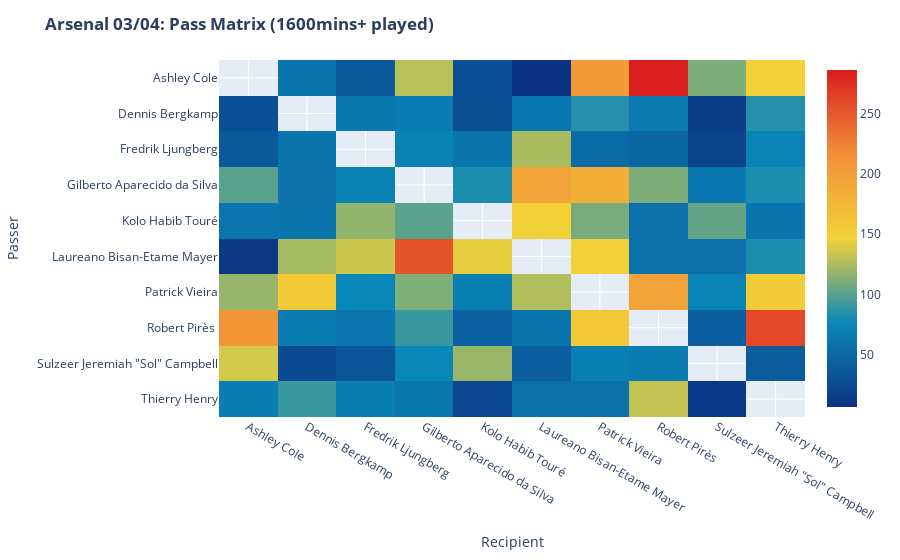

Source (notebook cell):
### Code cell
fig = px.imshow(ars_pivot_df, aspect="Auto", color_continuous_scale='Portland')
fig.update_layout(
    xaxis_title="Recipient",
    yaxis_title="Passer",
    title="<b>Arsenal 03/04: Pass Matrix (1600mins+ played)<b>",
    )
fig.layout.yaxis.type = 'category'
fig.show()
#py.plot(fig, filename="inv_matrix", auto_open = True)

### Figure 1 — Plotly figure (JSON) as saved in the notebook; plotly's stock layout.template omitted (floating-point values rounded to 4 significant figures)
{"data": [{"coloraxis": "coloraxis", "hovertemplate": "pass_recipient: %{x}<br>player: %{y}<br>color: %{z}<extra></extra>", "name": "0", "type": "heatmap", "x": ["Ashley Cole", "Dennis Bergkamp", "Fredrik Ljungberg", "Gilberto Aparecido da Silva", "Kolo Habib Touré", "Laureano Bisan-Etame Mayer", "Patrick Vieira", "Robert Pirès ", "Sulzeer Jeremiah \"Sol\" Campbell", "Thierry Henry"], "xaxis": "x", "y": ["Ashley Cole", "Dennis Bergkamp", "Fredrik Ljungberg", "Gilberto Aparecido da Silva", "Kolo Habib Touré", "Laureano Bisan-Etame Mayer", "Patrick Vieira", "Robert Pirès ", "Sulzeer Jeremiah \"Sol\" Campbell", "Thierry Henry"], "yaxis": "y", "z": [[null, 60, 37, 129, 31, 7, 204, 286, 111, 150], [31, null, 63, 66, 30, 64, 85, 65, 15, 85], [37, 60, null, 71, 60, 125, 53, 49, 20, 73], [101, 59, 72, null, 82, 195, 183, 111, 64, 82], [61, 60, 118, 101, null, 149, 110, 56, 104, 60], [11, 124, 135, 252, 143, null, 150, 58, 56, 82], [119, 156, 76, 112, 69, 127, null, 196, 73, 155], [209, 67, 61, 91, 45, 60, 158, null, 42, 260], [137, 26, 33, 76, 120, 42, 69, 67, null, 40], [68, 91, 68, 62, 23, 56, 58, 132, 12, null]]}], "layout": {"coloraxis": {"colorscale": [[0, "rgb(12,51,131)"], [0.25, "rgb(10,136,186)"], [0.5, "rgb(242,211,56)"], [0.75, "rgb(242,143,56)"], [1, "rgb(217,30,30)"]]}, "margin": {"t": 60}, "title": {"text": "<b>Arsenal 03/04: Pass Matrix (1600mins+ played)<b>"}, "xaxis": {"anchor": "y", "domain": [0, 1], "title": {"text": "Recipient"}}, "yaxis": {"anchor": "x", "autorange": "reversed", "domain": [0, 1], "title": {"text": "Passer"}, "type": "category"}}}
